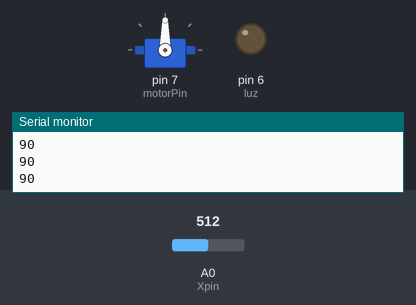
This sketch was run on a simulated Arduino Uno, built with avr-gcc and run on an emulated ATmega328P. On the bench: servo, output pins drawn as LEDs (lit = HIGH), the last lines printed to the serial monitor. The inputs (shaded band) are chosen by the test bench; at power-on: A0 (Xpin) = 512.

Above: at 1.2 s.
1.3 s: A0 (Xpin) set to 1008
2.8 s: A0 (Xpin) set to 1023
At 3.15 s:
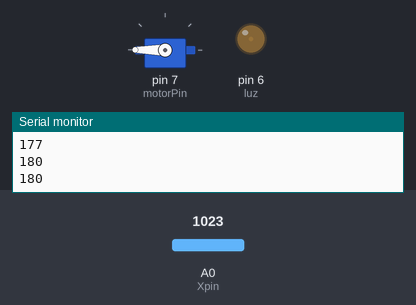
At 4.35 s:
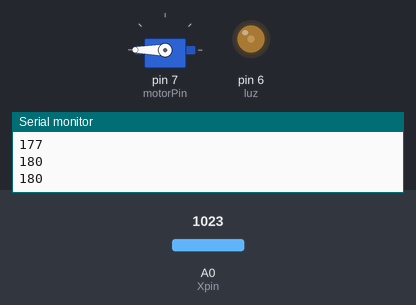
5.8 s: A0 (Xpin) set to 7
8.8 s: A0 (Xpin) set to 4
At 15.4 s:
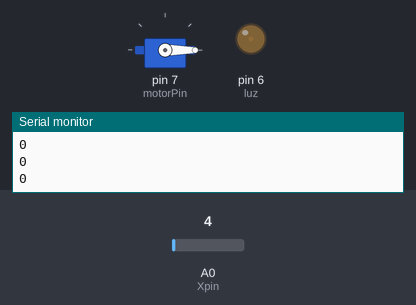
Timing chart, 0 to 15.8 s (numbered marks = the images above; inputs shaded):
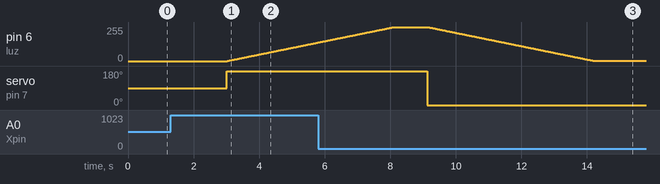

The sketch:

proyecto_flor.ino
```cpp
#include <Servo.h>
Servo motor;
int motorPin = 7;
int luz = 6;
int Xpin = A0;
int Ypin = A5;
int xVal;
int valorpin;
int datosmotor;
int datosviejos;
int estado = 0;
void setup() {
  // put your setup code here, to run once:
  pinMode(Xpin, INPUT);
  pinMode(luz, OUTPUT);
  motor.attach(motorPin);
  Serial.begin(9600);
}
void loop() {
  // put your main code here, to run repeatedly:
  xVal = analogRead(Xpin);
  datosmotor = map(xVal, 0, 1023, 0, 180);
  Serial.println(datosmotor);
  //  if (datosmotor < 91) datosmotor = 91; Para que no baje
  if (datosmotor == 180 && datosviejos == 180) {
    if (estado == 0) {
      motor.write(180);
      estado = 1;
      if (true){
        for (int i = 0; i <256; i++){
          analogWrite(luz,i);
          delay(20);
        }
      }
    }
  }
  else if (datosmotor == 0 && datosviejos == 0) {
    if (estado == 1) {
      motor.write(0);
      estado = 0;
      if(true){
        for (int i = 255; i > 0; i--){
          analogWrite(luz,i);
          delay(20);
        }
      }
    }
  }
  datosviejos = datosmotor;
  delay(200);
}
```

Measured:
- the behaviour switches between 1022 and 1023 on A0 (Xpin) (found by bisection; images 0 and 1)
- the behaviour switches between 6 and 5 on A0 (Xpin) (found by bisection; images 2 and 3)
- after the input at 2.8 s, pin 6 (luz): moves from 0/255 to 139/255 over 2.8 s, starting after 0.23 s; servo on pin 7 (motorPin): 90° → 180° after 0.21 s
- after the input at 8.8 s, pin 6 (luz): moves from 255/255 to 1/255 over 5.1 s, starting after 0.35 s; servo on pin 7 (motorPin): 180° → 0° after 0.33 s
